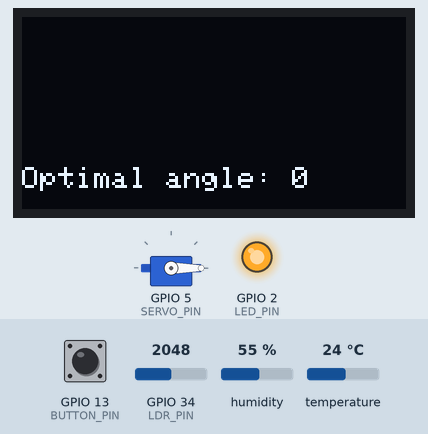
Recording of a sketch running on a simulated ESP32. Shown: servo, 128×64 one-colour display, output pins drawn as LEDs (lit = HIGH). The test bench sets the inputs (shaded band); at power-on: humidity 55 %, GPIO 13 (BUTTON_PIN) HIGH, GPIO 34 (LDR_PIN) = 2048, temperature 24 °C. WiFi joins after 1.5 s; servers stay silent unless stated; what the sketch prints to the serial monitor is not drawn.

Above: at 11.4 s.
At 14.0 s:
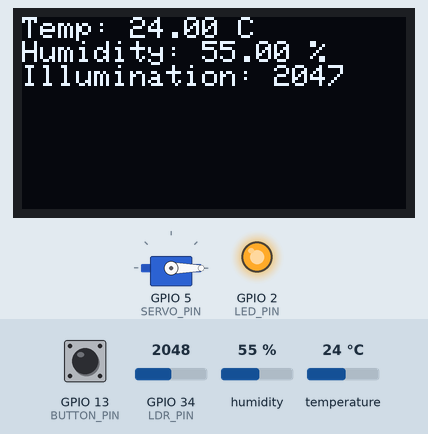
14.1 s: humidity set to 69 %
At 18.4 s:
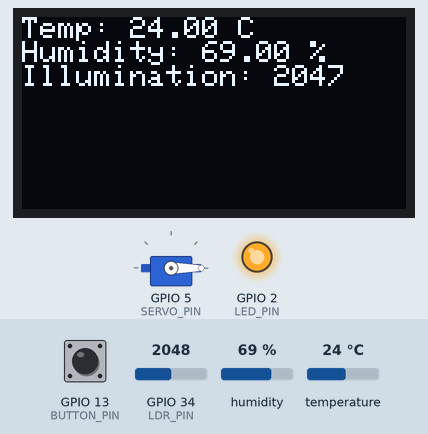
18.9 s: humidity set to 72 %
At 22.4 s:
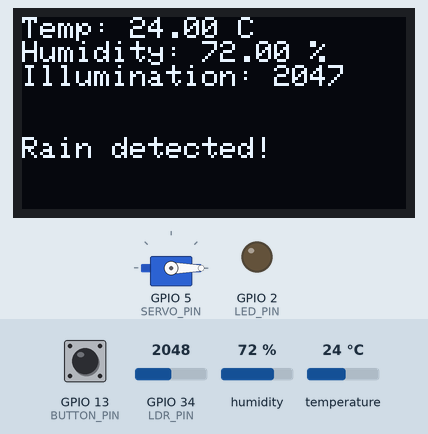
26.9 s: GPIO 13 (BUTTON_PIN) pulled LOW for 0.15 s
36.3 s: GPIO 13 (BUTTON_PIN) pulled LOW for 1 s
46.6 s: humidity set to 22 %
At 49.9 s:
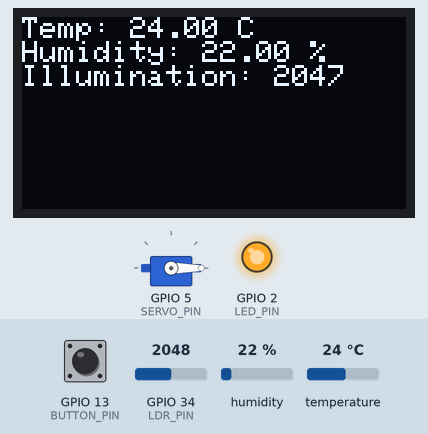
50.9 s: GPIO 13 (BUTTON_PIN) pulled LOW for 0.15 s
At 52.3 s:
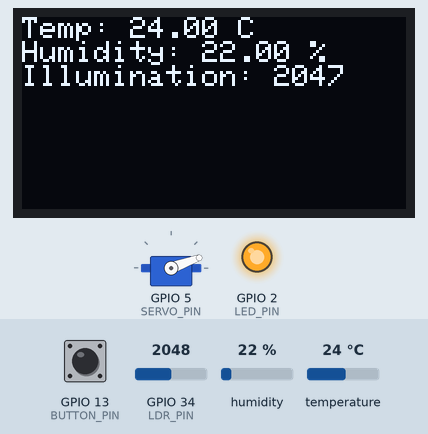
Timing chart, 0 to 61.9 s (numbered marks = the images above; inputs shaded):
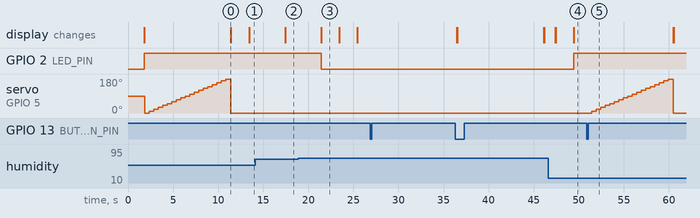

Measured:
- the behaviour switches between 70 and 71 % on humidity (found by bisection; images 2 and 3)
- after the input at 14.1 s, the display: changes after 3.3 s (image 2)
- after the input at 18.9 s, GPIO 2 (LED_PIN): HIGH → LOW after 2.5 s; the display: first changes after 2.5 s (image 3 shows a later state)
- after the input at 26.9 s, every drawn part: stays the same
- after the input at 46.6 s, GPIO 2 (LED_PIN): LOW → HIGH after 2.8 s; the display: first differs from a run without the input after 2.8 s (image 4)
- after the input at 50.9 s, servo on GPIO 5 (SERVO_PIN): rises from 0° to 180° in 8.5 s, then falls to 0° in 0.53 s
- what the display in image 0 shows lasts 2.0 s, from 11.4 s to 13.4 s

The sketch:

main.ino
```cpp
#define BLYNK_TEMPLATE_ID ""
#define BLYNK_TEMPLATE_NAME "solar panel management system"
#define BLYNK_AUTH_TOKEN ""

#include <WiFi.h>
#include <BlynkSimpleEsp32.h>
#include <Wire.h>
#include <ESP32Servo.h>
#include <DHT.h>
#include <Adafruit_GFX.h>
#include <Adafruit_SSD1306.h>

#define WIFI_SSID "Wokwi-GUEST"
#define WIFI_PASSWORD ""

// Pin definitions
#define DHT_PIN 33
#define LED_PIN 2
#define SERVO_PIN 5
#define LDR_PIN 34
#define BUTTON_PIN 13

// Blynk virtual pins
#define ORIENTATION_BUTTON_PIN V0
#define POWER V1
#define TEMPERATURE V2
#define HUMIDITY V3
#define ILLUMINATION V4

// Initialize components
Servo solarServo;
DHT dht(DHT_PIN, DHT22);
Adafruit_SSD1306 display(128, 64, &Wire, -1);
BlynkTimer timer;

// Constants
const float TEMP_THRESHOLD = 75.0;
const float HUMIDITY_THRESHOLD = 70.0;
const unsigned long SCAN_INTERVAL = 7200000; // 2 hours

// Variables
unsigned long lastScanTime = 0;
boolean onoff = true;
int maxAngle = 0;
int maxIllumination = 0;

void setup() {
  Serial.begin(115200);
  Serial.println("Initializing Solar Panel management System...");

  // Connect to Wi-Fi
  WiFi.begin(WIFI_SSID, WIFI_PASSWORD);
  while (WiFi.status() != WL_CONNECTED) {
    delay(500);
    Serial.print(".");
  }
  Serial.println("\nWiFi connected");

  // Connect to Blynk
  Blynk.config(BLYNK_AUTH_TOKEN);
  Blynk.connect();

  // Initialize components
  solarServo.attach(SERVO_PIN);
  dht.begin();
  pinMode(LDR_PIN, INPUT);
  pinMode(BUTTON_PIN, INPUT_PULLUP);
  pinMode(LED_PIN, OUTPUT);
  digitalWrite(LED_PIN, HIGH);

  // OLED initialization
  if (!display.begin(SSD1306_SWITCHCAPVCC, 0x3C)) {
    Serial.println(F("OLED init failed"));
    while (true);
  }
  display.clearDisplay();
  display.setTextSize(1);
  display.setTextColor(SSD1306_WHITE);
  display.display();

  // Initial solar panel orientation
  orientPanel();
  lastScanTime = millis();

  // Blynk timer for sending sensor data
  timer.setInterval(2000L, sendSensorData);
}

void sendSensorData() {
  float temperature = dht.readTemperature();
  float humidity = dht.readHumidity();
  int illumination = 4095 - analogRead(LDR_PIN);

  if (isnan(temperature) || isnan(humidity)) {
    Serial.println("Failed to read from DHT sensor!");
    return;
  }

  // Send data to Blynk
  Blynk.virtualWrite(TEMPERATURE, temperature);
  Blynk.virtualWrite(HUMIDITY, humidity);
  Blynk.virtualWrite(ILLUMINATION, illumination);
  Blynk.virtualWrite(POWER, (bool)onoff);

  // Update OLED display
  display.clearDisplay();
  display.setCursor(0, 0);
  display.print("Temp: "); display.print(temperature); display.println(" C");
  display.print("Humidity: "); display.print(humidity); display.println(" %");
  display.print("Illumination: "); display.println(illumination);
  display.display();

  // Safety checks
  if (humidity > HUMIDITY_THRESHOLD) {
    Serial.println("Rain detected, system paused!");
    display.setCursor(0, 40);
    display.print("Rain detected!");
    display.display();
    onoff = false;
    solarServo.detach();
    digitalWrite(LED_PIN, LOW);
    return;
  }
  if (temperature > TEMP_THRESHOLD) {
    Serial.println("High Temperature, system paused!");
    display.setCursor(0, 40);
    display.print("Temperature exceeded!");
    display.display();
    onoff = false;
    solarServo.detach();
    digitalWrite(LED_PIN, LOW);
    return;
  }

  onoff = true;
  solarServo.attach(SERVO_PIN);
  digitalWrite(LED_PIN, HIGH);
}

void loop() {
  if (WiFi.status() != WL_CONNECTED) {
    WiFi.begin(WIFI_SSID, WIFI_PASSWORD);
  }
  if (!Blynk.connected()) {
    Blynk.connect();
  }
  Blynk.run();
  timer.run();

  if (millis() - lastScanTime > SCAN_INTERVAL) {
    Serial.println("Auto scan triggered...");
    orientPanel();
    lastScanTime = millis();
  }

  if (digitalRead(BUTTON_PIN) == LOW) {
    delay(50); // Debounce
    if (digitalRead(BUTTON_PIN) == LOW) { // Confirm press
      Serial.println("Manual scan triggered...");
      orientPanel();
    }
  }
}

void orientPanel() {
  maxIllumination = 0;
  maxAngle = 0;

  for (int angle = 0; angle <= 180; angle += 10) {
    solarServo.write(angle);
    delay(500);
    int illumination = 4095 - analogRead(LDR_PIN);
    Serial.print("Orientation: ");
    Serial.print(angle);
    Serial.print(" -- Illumination: ");
    Serial.println(illumination);
    if (illumination > maxIllumination) {
      maxIllumination = illumination;
      maxAngle = angle;
    }
  }
  Serial.print("Optimal angle: "); Serial.println(maxAngle);
  display.setCursor(0, 50);
  display.print("Optimal angle: "); display.print(maxAngle);
  display.display();
  solarServo.write(maxAngle);
}

BLYNK_WRITE(ORIENTATION_BUTTON_PIN) {
  int buttonState = param.asInt();
  if (buttonState == 1) {
    Serial.println("Orientation Panel Activated");
    orientPanel();
  }
}
```
